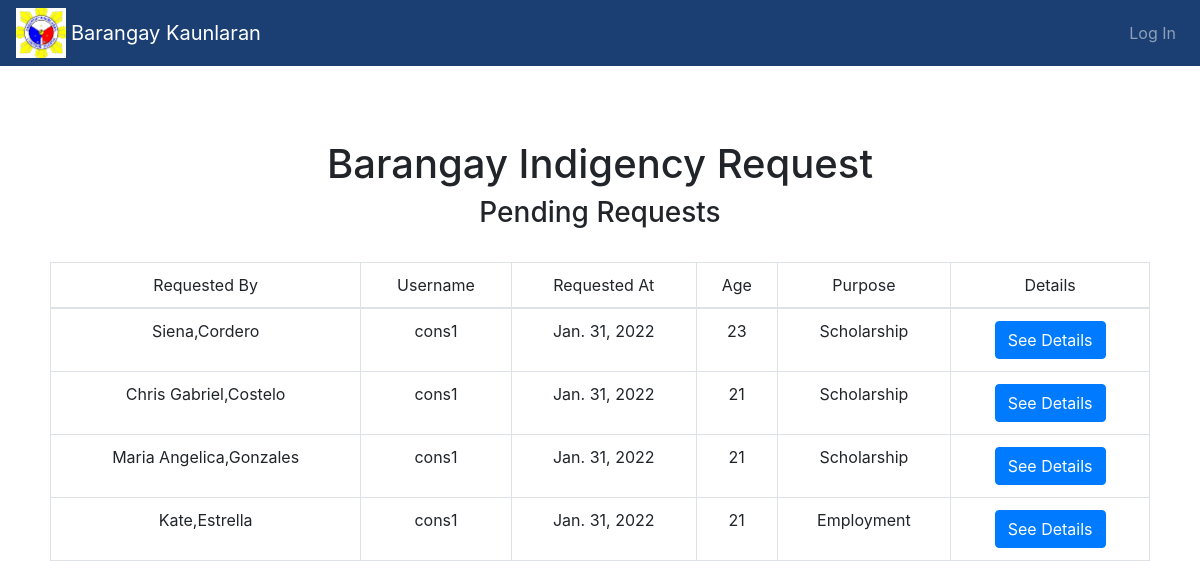
The page /staff/docu_Request/staffView_Indigency/ on the database its author committed.
### documentRequest/models.py (models this page shows, shortened)
class docType(models.Model):
    is_Pending = models.BooleanField(default=True)
    is_Done = models.BooleanField(default=False)
    class Meta:
        abstract = True

class BrgyIndigency(docType):
    first_name = models.CharField(max_length=100)
    last_name = models.CharField(max_length=100)
    middle_name = models.CharField(max_length=100)
    age = models.PositiveIntegerField()
    nationality = models.CharField(max_length=100)
    purpose = models.CharField(max_length=100)
    Address = models.CharField(max_length=255)
    email =  models.CharField(max_length=255)
    cedula = models.ImageField(null=True, blank=True, default = '#' ,upload_to="BrgyIndigencyCedula/")
    validId = models.ImageField(null=True, blank=True, default = '#' ,upload_to="BrgyIndigencyID/")
    otherDocument = models.ImageField(null=True, blank=True, default = '#' ,upload_to="BrgyIndigencyOtherDocs/")
    requested_by = models.ForeignKey(User,on_delete=models.CASCADE)
    requested_at = models.DateField(default=datetime.date.today)

### accounts/models.py (models this page shows)
class User(AbstractUser):
    is_BrgyStaff = models.BooleanField(default=False)
    is_Constituent = models.BooleanField(default=False)

### documentRequest/views.py (the view)
# urls.py: path('staffView_Indigency/',views.indigencyListView,name='indigencyStaff'),
def indigencyListView(request):
    context = {}
    context["dataset"] = BrgyIndigency.objects.filter(is_Pending=True)
    return render(request,'staffview_Indigency.html',context)

### documentRequest/templates/staffview_Indigency.html
{% extends "Staff_base.html"%}
{% load static %}
{% block content %}
    <div class="container-list" style="margin:50px 50px 50px 50px">
      <br>
      <h1 style="text-align:center">Barangay Indigency Request</h1>
      <h3 style="text-align:center">Pending Requests</h3>
      <br>
        <table class="table table-bordered text-center">
          <thead>
            <td>Requested By</td>
            <td>Username</td>
            <td>Requested At</td>
            <td>Age</td>
            <td>Purpose</td>
            <td>Details</td>
          </thead>
          <tbody>
            {%for docs in dataset%}
            <tr>
              <td>{{docs.first_name}},{{docs.last_name}}</td>
              <td>{{docs.requested_by}}</td>
              <td>{{docs.requested_at}}</td>
              <td>{{docs.age}}</td>
              <td>{{docs.purpose}}</td>
                <td><a href="{%url 'documentRequest:indigencyDetail' docs.pk%}" class="btn btn-primary">See Details</a></td>
            </tr>
              {%endfor%}
            </tbody>
          </table>
      </div>
{% endblock %}

### static/BrgySystem_WebBased/css/style.css (style rules this page uses)
h3 { margin-top: 50px; }

### rows shown on the page
BrgyIndigency: first_name "Siena", last_name "Cordero", requested_by "cons1", requested_at "Jan. 31, 2022", age "23", purpose "Scholarship"
BrgyIndigency: first_name "Chris Gabriel", last_name "Costelo", requested_by "cons1", requested_at "Jan. 31, 2022", age "21", purpose "Scholarship"
BrgyIndigency: first_name "Maria Angelica", last_name "Gonzales", requested_by "cons1", requested_at "Jan. 31, 2022", age "21", purpose "Scholarship"
BrgyIndigency: first_name "Kate", last_name "Estrella", requested_by "cons1", requested_at "Jan. 31, 2022", age "21", purpose "Employment"
